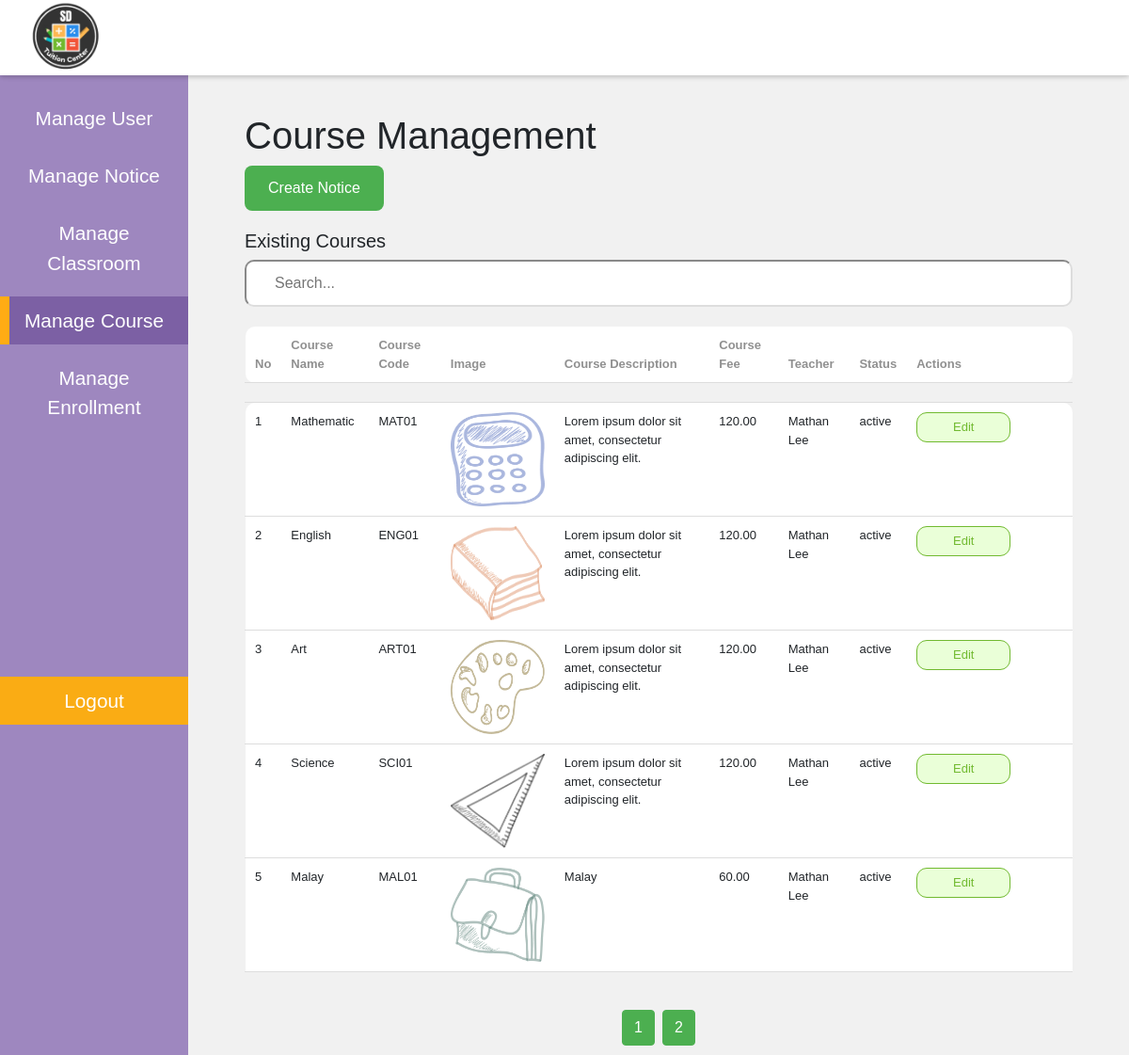
/edu/admin/course_management.php (signed in), run on the app's committed database.
### tables this page shows
CREATE TABLE `course` (
  `id` int(11) NOT NULL,
  `course_name` varchar(255) NOT NULL,
  `course_code` varchar(50) NOT NULL,
  `image` varchar(255) NOT NULL,
  `course_description` varchar(255) DEFAULT NULL,
  `course_fee` decimal(10,2) DEFAULT NULL,
  `teacher_id` int(11) DEFAULT NULL,
  `status` varchar(50) DEFAULT NULL CHECK (`status` in ('active','inactive')),
  `created_at` datetime DEFAULT current_timestamp(),
  `updated_at` datetime DEFAULT NULL ON UPDATE current_timestamp()
);

CREATE TABLE `user` (
  `id` int(11) NOT NULL,
  `username` varchar(255) NOT NULL,
  `password` varchar(255) NOT NULL,
  `email` varchar(255) NOT NULL,
  `role_id` int(11) DEFAULT NULL,
  `first_name` varchar(100) DEFAULT NULL,
  `last_name` varchar(100) DEFAULT NULL,
  `address` varchar(255) DEFAULT NULL,
  `phone_no` varchar(20) DEFAULT NULL,
  `profile_picture` varchar(255) NOT NULL,
  `last_login` datetime DEFAULT NULL,
  `created_at` datetime DEFAULT current_timestamp(),
  `updated_at` datetime DEFAULT NULL ON UPDATE current_timestamp(),
  `status` enum('active','inactive') NOT NULL DEFAULT 'active'
);

### edu/admin/course_management.php (the view, shortened to what this page needs)
<?php
require_once '../config/db_config.php';
$sql = "SELECT c.*, u.first_name, u.last_name
        FROM course c
        LEFT JOIN user u ON c.teacher_id = u.id";
$result = $conn->query($sql);
?>
<?php
include '../common/admin_sidebar.php';
?>
<div class="AdminContents" id="AdminContents">
    <div class="ContentsCon">
        <h1>Course Management</h1>
        <button class="AdminFormBtn" onclick="toggleCreateForm()">
            Create Notice
        </button>
        <h3>Existing Courses</h3>
        <input type="text" id="searchInputCourse" class="AdminSearch" placeholder="Search..." />
        <div class="AdminTablePhone">
            <table id="courseTable" class="datatable table table-striped" border="1">
                <thead>
                    <tr>
                        <th>No</th>
                        <th>Course Name</th>
                        <th>Course Code</th>
                        <th>Image</th>
                        <th>Course Description</th>
                        <th>Course Fee</th>
                        <th>Teacher</th>
                        <th>Status</th>
                        <th>Actions</th>
                    </tr>
                </thead>
                <thead>
                    <tr style="background-color: #f1f1f1 !important; border-bottom-color:#f1f1f1 !important;">
                        <td colspan="100"></td>
                    </tr>
                </thead>
                <tbody>
                    <?php
                    $counter = 1;
                    while ($course = $result->fetch_assoc()): ?>
                        <tr id="course-<?php echo $course['id']; ?>">
                            <td><?php echo $counter; ?></td>
                            <td id="course-name-<?php echo $course['id']; ?>" data-column="course_name"><?php echo $course['course_name']; ?></td>
                            <td id="course-code-<?php echo $course['id']; ?>" data-column="course_code"><?php echo $course['course_code']; ?></td>
                            <td id="course-image-<?php echo $course['id']; ?>" data-column="image">
                                <?php
                                if (!empty($course['image'])) {
                                    $imagePath = '../images/' . $course['image'];
                                    echo '<img src="' . htmlspecialchars($imagePath) . '" alt="Course Image" width="100" height="100">';
                                } else {
                                    echo 'No image available';
                                }
                                ?>
                            </td>
                            <td id="course-description-<?php echo $course['id']; ?>" data-column="course_description"><?php echo $course['course_description']; ?></td>
                            <td id="course-fee-<?php echo $course['id']; ?>" data-column="course_fee"><?php echo $course['course_fee']; ?></td>
                            <td id="course-teacher-<?php echo $course['id']; ?>" data-column="teacher"><?php echo $course['first_name'] . " " . $course['last_name']; ?></td>
                            <td id="course-status-<?php echo $course['id']; ?>" data-column="status"><?php echo $course['status']; ?></td>
                            <td>
                                <button onclick="editCourse(<?php echo $course['id']; ?>); document.getElementById('editCourseModal').scrollIntoView({ behavior: 'smooth' });">Edit</button>
                            </td>
                        </tr>
                    <?php
                        $counter++;
                    endwhile; ?>
                </tbody>
            </table>
        </div>
        <div id="paginationCourse" class="AdminTableBolowBtn"></div>
    </div>
</div>
</body>
</html>

### edu/css/AdminHeader.css (style rules this page uses)
* { margin: 0; padding: 0; box-sizing: border-box; font-family: Helvetica, sans-serif; }
body { display: flex; height: 100vh; background: #f1f1f1; }
.AdminContents { margin-left: 25vh; margin-top: 50px !important; padding: 10px 50px; flex: 1; transition: margin-left 0.5s ease; }
.ContentsCon { width: 100%; height: auto; padding: 10px; }

### edu/css/admin_styles.css (style rules this page uses)
.ContentsCon { margin-top: 50px !important; }
.ContentsCon h3 { font-size: 20px; }
.AdminFormBtn { padding: 12px 25px !important; border: none !important; border-radius: 8px !important; color: white !important; background-color: #4caf50 !important; font-size: 16px !important; cursor: pointer !important; transition: all 0.3s ease !important; margin-bottom: 20px; }
.AdminSearch { padding-left: 30px !important; background: url('https://cdn-icons-png.flaticon.com/512/622/622669.png') no-repeat 8px center !important; background-size: 16px 16px !important; outline: none !important; border-radius: 10px !important; height: 50px !important; background-color: #fff !important; border-color: #ddd !important; width: 100% !important; margin-bottom: 20px !important; }
.AdminTablePhone { width: 100%; overflow-x: auto; margin-bottom: 20px; }
table.datatable { width: 100% !important; border-collapse: collapse !important; margin-bottom: 20px !important; font-size: 13px; }
table.datatable th, table.datatable td { padding: 10px !important; border: 1px solid transparent !important; border-bottom: 1px solid #ddd !important; text-align: left !important; }
table.datatable thead tr { padding: 20px !important; background-color: #fff !important; border-radius: 20px !important; color: #909090 !important; }
.datatable th:first-child { border-radius: 10px 0 0 10px !important; }
.datatable th:last-child { border-radius: 0 10px 10px 0 !important; width: 20% !important; }
table.datatable tbody tr { background-color: #fff !important; }
.datatable tbody tr:first-child td:first-child { border-radius:10px 0 0 0 !important; }
.datatable tbody tr:first-child td:last-child { border-radius: 0 10px 0 0 !important; }
table.datatable button { padding: 5px 10px !important; border-radius: 11px !important; width: 100px !important; border: 1px solid !important ; }
table.datatable button:nth-child(1) { background-color: #EAFFD8 !important; color: #71BA30 !important; }
.AdminTableBolowBtn { text-align: center; }

### edu/css/StudentHeader.css (style rules this page uses)
* { margin: 0; padding: 0; box-sizing: border-box; font-family: Helvetica, sans-serif; }
body { display: flex; height: 100vh; background: #f1f1f1; }
.ContentsCon { margin-top: 50px; width: 100%; height: auto; padding: 10px; }

### data on the page
course: course_name "Mathematic", course_code "MAT01", image (picture), course_description "Lorem ipsum dolor sit amet, consectetur adipiscing elit.", course_fee "120.00", teacher.first_name "Mathan", teacher.last_name "Lee", status "active"
course: course_name "English", course_code "ENG01", image (picture), course_description "Lorem ipsum dolor sit amet, consectetur adipiscing elit.", course_fee "120.00", teacher.first_name "Mathan", teacher.last_name "Lee", status "active"
course: course_name "Art", course_code "ART01", image (picture), course_description "Lorem ipsum dolor sit amet, consectetur adipiscing elit.", course_fee "120.00", teacher.first_name "Mathan", teacher.last_name "Lee", status "active"
course: course_name "Science", course_code "SCI01", image (picture), course_description "Lorem ipsum dolor sit amet, consectetur adipiscing elit.", course_fee "120.00", teacher.first_name "Mathan", teacher.last_name "Lee", status "active"
course: course_name "Malay", course_code "MAL01", image (picture), course_description "Malay", course_fee "60.00", teacher.first_name "Mathan", teacher.last_name "Lee", status "active"
